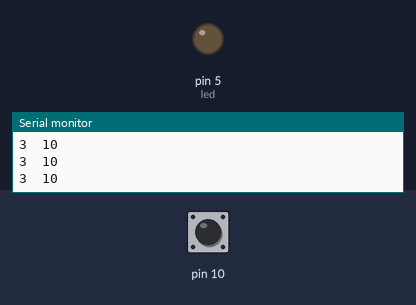
A sketch run on a simulated Arduino Uno, built with avr-gcc and run on an emulated ATmega328P. Shown: output pins drawn as LEDs (lit = HIGH), the last lines printed to the serial monitor. Inputs (shaded band) come from the test bench; at power-on: pin 10 HIGH.

Above: at 1.2 s.
1.3 s: pin 10 pulled LOW for 3.2 s
At 1.7 s:
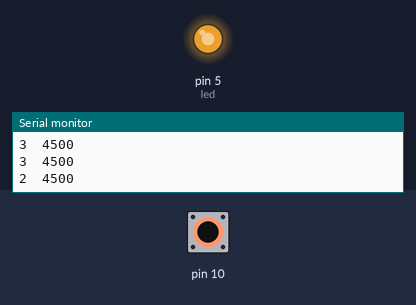
6.0 s: pin 10 pulled LOW for 1 s
10.0 s: pin 10 pulled LOW for 0.15 s
Timing chart, 0 to 13.0 s (numbered marks = the images above; inputs shaded):
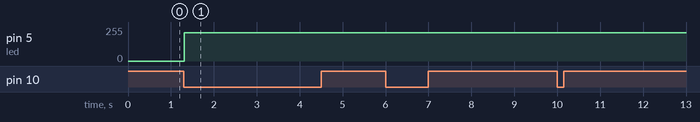

The sketch:

CapacitiveSensorSketchglove.ino
```cpp
#include <CapacitiveSensor.h>

/*
 * CapitiveSense Library Demo Sketch
 * Paul Badger 2008
 * Uses a high value resistor e.g. 10M between send pin and receive pin
 * Resistor effects sensitivity, experiment with values, 50K - 50M. Larger resistor values yield larger sensor values.
 * Receive pin is the sensor pin - try different amounts of foil/metal on this pin
 */


CapacitiveSensor   cs_10_11 = CapacitiveSensor(11,10);        // 10M resistor between pins 4 & 2, pin 2 is sensor pin, add a wire and or foil if desired
//CapacitiveSensor   cs_4_6 = CapacitiveSensor(4,6);        // 10M resistor between pins 4 & 6, pin 6 is sensor pin, add a wire and or foil
//CapacitiveSensor   cs_4_8 = CapacitiveSensor(4,8);        // 10M resistor between pins 4 & 8, pin 8 is sensor pin, add a wire and or foil
int led = 5;
int bright;
void setup()
{
   cs_10_11.set_CS_AutocaL_Millis(0xFFFFFFFF);     // turn off autocalibrate on channel 1 - just as an example
   Serial.begin(9600);
}

void loop()
{
    long start = millis();
    long total1 =  cs_10_11.capacitiveSensor(30);
    //long total2 =  cs_4_6.capacitiveSensor(30);
    //long total3 =  cs_4_8.capacitiveSensor(30);

    Serial.print(millis() - start);        // check on performance in milliseconds
    Serial.print("\t");                    // tab character for debug windown spacing

    Serial.println(total1);                  // print sensor output 1
    if(total1>100){
    bright = map(total1, 100, 200, 0, 255);
      analogWrite(led, bright);
    //Serial.print("\t");
    //Serial.print(total2);                  // print sensor output 2
    //Serial.print("\t");
    //Serial.println(total3);                // print sensor output 3

    delay(10);                             // arbitrary delay to limit data to serial port
}
}
```

Measured:
- after the input at 1.3 s, pin 5 (led): 0/255 → 212/255 at once
